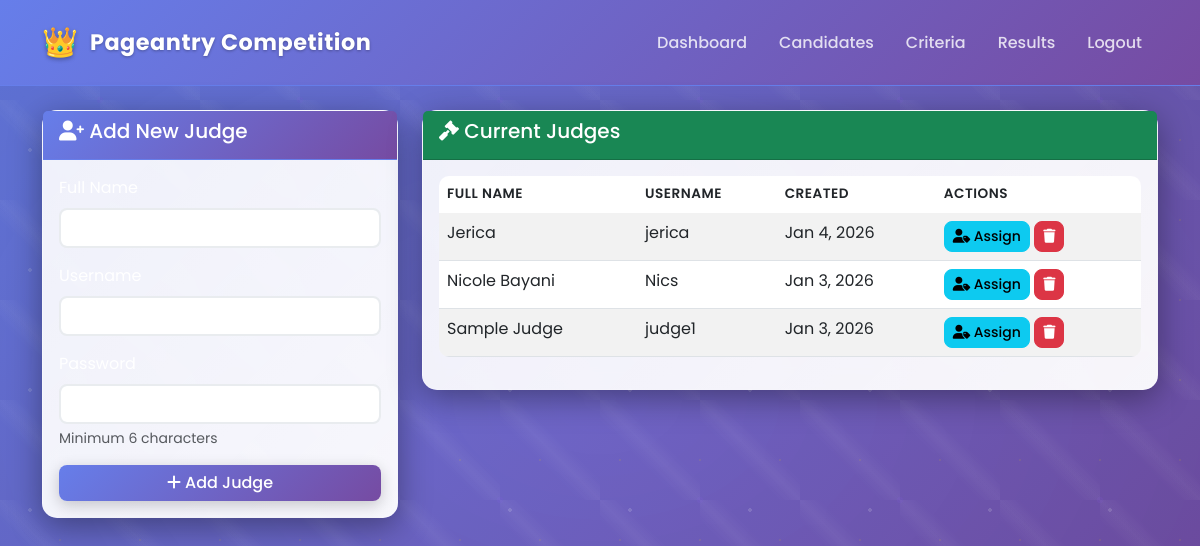
The app's page /admin/judges.php (signed in) with its own data.
### tables this page shows
CREATE TABLE `users` (
  `id` int(11) NOT NULL,
  `username` varchar(50) NOT NULL,
  `password` varchar(255) NOT NULL,
  `role` enum('admin','judge') NOT NULL,
  `full_name` varchar(100) NOT NULL,
  `created_at` timestamp NOT NULL DEFAULT current_timestamp()
);

### config/settings.php (called while the page is built, shortened)
<?php
class Settings {
    private $db;
    public function __construct($database) {
        $this->db = $database;
        $this->initializeSettings();
    }
    private function initializeSettings() {
        $createTable = "
            CREATE TABLE IF NOT EXISTS settings (
                id INT AUTO_INCREMENT PRIMARY KEY,
                setting_key VARCHAR(50) UNIQUE NOT NULL,
                setting_value TEXT NOT NULL,
                created_at TIMESTAMP DEFAULT CURRENT_TIMESTAMP,
                updated_at TIMESTAMP DEFAULT CURRENT_TIMESTAMP ON UPDATE CURRENT_TIMESTAMP
            )
        ";
        try {
            $this->db->exec($createTable);
            $defaultSettings = [
                'pageant_name' => 'Pageantry Competition',
                'primary_color' => '#667eea',
                'secondary_color' => '#764ba2',
                'accent_color' => '#ffd700',
                'logo_text' => '👑',
                'logo_image' => '',
                'logo_type' => 'emoji',
                'theme_style' => 'gradient',
                'background_style' => 'gradient',
                'card_style' => 'glassmorphism'
            ];
            foreach ($defaultSettings as $key => $value) {
                $checkQuery = "SELECT COUNT(*) FROM settings WHERE setting_key = ?";
                $checkStmt = $this->db->prepare($checkQuery);
                $checkStmt->execute([$key]);
            }
        } catch (PDOException $e) {
            error_log("Settings initialization error: " . $e->getMessage());
        }
    }
    public function getAll() {
        try {
            $query = "SELECT setting_key, setting_value FROM settings";
            $stmt = $this->db->prepare($query);
            $stmt->execute();
            $settings = [];
            while ($row = $stmt->fetch(PDO::FETCH_ASSOC)) {
                $settings[$row['setting_key']] = $row['setting_value'];
            }
            return $settings;
        } catch (PDOException $e) {
            error_log("Settings getAll error: " . $e->getMessage());
            return [];
        }
    }
}
?>

### admin/judges.php (the view, shortened to what this page needs)
<?php
require_once '../config/settings.php';
$database = new Database();
$db = $database->getConnection();
$settings = new Settings($db);
$currentSettings = $settings->getAll();
$query = "SELECT * FROM users WHERE role = 'judge' ORDER BY full_name";
$stmt = $db->prepare($query);
$stmt->execute();
$judges = $stmt->fetchAll(PDO::FETCH_ASSOC);
?>
<!DOCTYPE html>
<html lang="en">
<head>
    <link href="https://cdn.jsdelivr.net/npm/bootstrap@5.3.0/dist/css/bootstrap.min.css" rel="stylesheet">
    <link rel="stylesheet" href="https://cdnjs.cloudflare.com/ajax/libs/font-awesome/6.0.0/css/all.min.css">
    <link rel="stylesheet" href="../assets/css/style.css">
</head>
<body>
    <nav class="navbar navbar-expand-lg navbar-dark bg-primary">
        <div class="container">
            <a class="navbar-brand d-flex align-items-center" href="../index.php" style="font-size: 1.4rem; font-weight: 700; text-decoration: none;">
                <?php if ($currentSettings['logo_type'] === 'image' && $currentSettings['logo_image']): ?>
                    <img src="../<?php echo htmlspecialchars($currentSettings['logo_image']); ?>"
                         alt="Logo" style="height: 35px; margin-right: 0.75rem;">
                <?php else: ?>
                    <span style="font-size: 1.8rem; margin-right: 0.75rem;"><?php echo htmlspecialchars($currentSettings['logo_text']); ?></span>
                <?php endif; ?>
                <span style="color: #ffffff; text-shadow: 0 1px 3px rgba(0,0,0,0.3); letter-spacing: 0.5px;">
                    <?php echo htmlspecialchars($currentSettings['pageant_name']); ?>
                </span>
            </a>
            <div class="navbar-nav ms-auto">
                <a class="nav-link" href="../index.php">Dashboard</a>
                <a class="nav-link" href="candidates.php">Candidates</a>
                <a class="nav-link" href="criteria.php">Criteria</a>
                <a class="nav-link" href="results.php">Results</a>
                <a class="nav-link" href="../auth/logout.php">Logout</a>
            </div>
        </div>
    </nav>
    <div class="container mt-4">
        <div class="row">
            <div class="col-md-4">
                <div class="card">
                    <div class="card-header bg-primary text-white">
                        <h5><i class="fas fa-user-plus"></i> Add New Judge</h5>
                    </div>
                    <div class="card-body">
                        <form method="POST">
                            <div class="mb-3">
                                <label for="full_name" class="form-label">Full Name</label>
                                <input type="text" class="form-control" id="full_name" name="full_name" required>
                            </div>
                            <div class="mb-3">
                                <label for="username" class="form-label">Username</label>
                                <input type="text" class="form-control" id="username" name="username" required>
                            </div>
                            <div class="mb-3">
                                <label for="password" class="form-label">Password</label>
                                <input type="password" class="form-control" id="password" name="password" required>
                                <div class="form-text">Minimum 6 characters</div>
                            </div>
                            <button type="submit" class="btn btn-primary w-100">
                                <i class="fas fa-plus"></i> Add Judge
                            </button>
                        </form>
                    </div>
                </div>
            </div>
            <div class="col-md-8">
                <div class="card">
                    <div class="card-header bg-success text-white">
                        <h5><i class="fas fa-gavel"></i> Current Judges</h5>
                    </div>
                    <div class="card-body">
                        <?php if (empty($judges)): ?>
                            <div class="text-center text-muted">
                                <i class="fas fa-user-slash fa-3x mb-3"></i>
                                <p>No judges added yet.</p>
                            </div>
                        <?php else: ?>
                            <div class="table-responsive">
                                <table class="table table-striped">
                                    <thead>
                                        <tr>
                                            <th>Full Name</th>
                                            <th>Username</th>
                                            <th>Created</th>
                                            <th>Actions</th>
                                        </tr>
                                    </thead>
                                    <tbody>
                                        <?php foreach ($judges as $judge): ?>
                                            <tr>
                                                <td><?php echo htmlspecialchars($judge['full_name']); ?></td>
                                                <td><?php echo htmlspecialchars($judge['username']); ?></td>
                                                <td><?php echo date('M j, Y', strtotime($judge['created_at'])); ?></td>
                                                <td>
                                                    <a href="assign_judge.php?id=<?php echo $judge['id']; ?>" class="btn btn-info btn-sm">
                                                        <i class="fas fa-user-tag"></i> Assign
                                                    </a>
                                                    <form method="POST" style="display: inline;" onsubmit="return confirm('Are you sure you want to delete this judge?')">
                                                        <button type="submit" class="btn btn-danger btn-sm">
                                                            <i class="fas fa-trash"></i>
                                                        </button>
                                                    </form>
                                                </td>
                                            </tr>
                                        <?php endforeach; ?>
                                    </tbody>
                                </table>
                            </div>
                        <?php endif; ?>
                    </div>
                </div>
            </div>
        </div>
    </div>
</body>
</html>

### assets/css/style.css (style rules this page uses)
:root { --primary-gradient: linear-gradient(135deg, #667eea 0%, #764ba2 100%); --secondary-gradient: linear-gradient(135deg, #f093fb 0%, #f5576c 100%); --success-gradient: linear-gradient(135deg, #4facfe 0%, #00f2fe 100%); --warning-gradient: linear-gradient(135deg, #43e97b 0%, #38f9d7 100%); --gold-gradient: linear-gradient(135deg, #ffd700 0%, #ffed4e 50%, #ffd700 100%); --silver-gradient: linear-gradient(135deg, #c0c0c0 0%, #e8e8e8 50%, #c0c0c0 100%); --bronze-gradient: linear-gradient(135deg, #cd7f32 0%, #daa520 50%, #cd7f32 100%); --royal-gradient: linear-gradient(135deg, #8B5CF6 0%, #A855F7 25%, #C084FC 50%, #DDD6FE 75%, #8B5CF6 100%); --diamond-gradient: linear-gradient(135deg, #E0E7FF 0%, #C7D2FE 25%, #A5B4FC 50%, #818CF8 75%, #6366F1 100%); --shadow-soft: 0 10px 40px rgba(0, 0, 0, 0.1); --shadow-medium: 0 15px 50px rgba(0, 0, 0, 0.15); --shadow-strong: 0 25px 80px rgba(0, 0, 0, 0.25); --shadow-glow: 0 0 40px rgba(255, 215, 0, 0.4); }
* { margin: 0; padding: 0; box-sizing: border-box; }
body { font-family: 'Poppins', sans-serif; background: linear-gradient(120deg, #f093fb 0%, #f5576c 25%, #764ba2 50%, #667eea 75%, #4facfe 100%); background-size: 400% 400%; background-attachment: fixed; animation: gradientShift 15s ease infinite; min-height: 100vh; overflow-x: hidden; position: relative; }
body::before { content: ''; position: fixed; top: 0; left: 0; width: 100%; height: 100%; background-image: radial-gradient(circle at 25% 25%, rgba(255, 255, 255, 0.15) 2px, transparent 2px), radial-gradient(circle at 75% 75%, rgba(255, 215, 0, 0.1) 1px, transparent 1px), radial-gradient(circle at 50% 50%, rgba(138, 92, 246, 0.1) 3px, transparent 3px), linear-gradient(45deg, transparent 40%, rgba(255, 255, 255, 0.05) 50%, transparent 60%); background-size: 120px 120px, 80px 80px, 200px 200px, 100px 100px; animation: particleFloat 25s linear infinite, sparkle 8s ease-in-out infinite; pointer-events: none; z-index: -1; }
body::after { content: ''; position: fixed; top: 0; left: 0; width: 100%; height: 100%; background: radial-gradient(ellipse at center, transparent 0%, rgba(0, 0, 0, 0.1) 100%); pointer-events: none; z-index: -1; }
.card { background: rgba(255, 255, 255, 0.1); backdrop-filter: blur(10px); border: 1px solid rgba(255, 255, 255, 0.2); border-radius: 15px; box-shadow: 0 8px 32px 0 rgba(0, 0, 0, 0.37); transition: transform 0.3s ease, box-shadow 0.3s ease; color: #fff; }
.card .card-header { color: #fff; font-weight: 600; }
.card .card-body { color: #fff; }
.card .table { color: #333; }
.navbar { background: rgba(255, 255, 255, 0.1); backdrop-filter: blur(10px); border-bottom: 1px solid rgba(255, 255, 255, 0.2); padding: 1rem 0; transition: background 0.3s ease; }
.navbar-brand { font-weight: bold; font-size: 1.5rem; color: #fff !important; text-shadow: 0 2px 4px rgba(0,0,0,0.3); }
.navbar .nav-link { color: rgba(255, 255, 255, 0.8) !important; font-weight: 500; transition: color 0.3s ease; margin: 0 0.5rem; }
.btn-primary { background: var(--primary-gradient); border: none; color: white; font-weight: 500; transition: all 0.3s ease; box-shadow: 0 4px 15px rgba(0, 0, 0, 0.2); }
.btn { border-radius: 8px; font-weight: 500; transition: all 0.3s ease; }
.table { border-radius: 10px; overflow: hidden; }
.table thead th { border: none; font-weight: 600; text-transform: uppercase; font-size: 0.85rem; letter-spacing: 0.5px; }
.form-control, .form-select { border-radius: 8px; border: 2px solid #e9ecef; transition: border-color 0.3s ease; }

### records on screen
users: full_name "Jerica", username "jerica", created_at "Jan 4, 2026"
users: full_name "Nicole Bayani", username "Nics", created_at "Jan 3, 2026"
users: full_name "Sample Judge", username "judge1", created_at "Jan 3, 2026"

### other values on screen
$currentSettings['logo_text'] "👑"
$currentSettings['pageant_name'] "Pageantry Competition"
